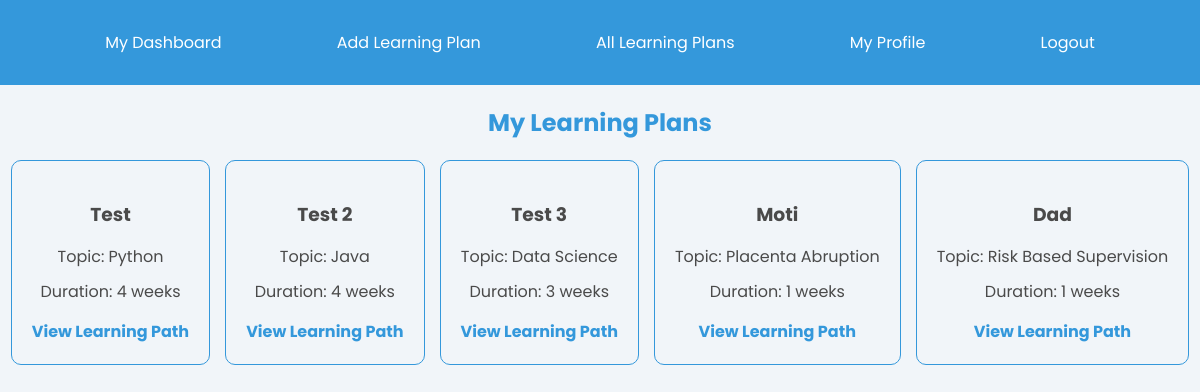
Page /learning_paths (signed in) on the committed database.
### app/models.py (models this page shows, shortened)
class LearningPath(db.Model):
    id = db.Column(db.Integer, primary_key=True)
    title = db.Column(db.String(120), nullable=False)
    topic_of_study = db.Column(db.String(120), nullable=False)
    current_skill_level = db.Column(db.Integer, nullable=False)
    target_skill_level = db.Column(db.Integer, nullable=False)
    time_frame = db.Column(db.Integer, nullable=False)
    user_id = db.Column(db.Integer, db.ForeignKey('user.id'), nullable=False)
    contents = db.Column(db.Text, nullable=False)

### app/routes.py (the view)
@main.route('/learning_paths')
@login_required
def learning_paths():
    paths = LearningPath.query.filter_by(user_id=current_user.id).all()
    return render_template('learning_paths.html', paths=paths)

### app/models.py (called while the page is built)
@login_manager.user_loader
def load_user(id):
    return User.query.get(int(id))

### app/templates/learning_paths.html (shortened to what this page needs)
{% extends 'base.html' %}
{% block content %}
    <h2 class="content-heading">My Learning Plans</h2>
    <ul class="learning-paths">
    {% for path in paths %}
        <li class="learning-path-item">
            <h3>{{ path.title }}</h3>
            <p>Topic: {{ path.topic_of_study }}</p>
            <p>Duration: {{ path.time_frame }} weeks</p>
            <a href="{{ url_for('main.view_learning_path', path_id=path.id) }}">View Learning Path</a>
        </li>
    {% endfor %}
    </ul>
{% endblock %}

### app/templates/base.html (shortened to what this page needs)
<!DOCTYPE html>
<html>
<head>
</head>
<body>
    <nav class="container">
        <div class="nav">
            <a href="{{ url_for('main.dashboard') }}">My Dashboard</a>
            {% if current_user.is_authenticated %}
                <a href="{{ url_for('main.create_learning_path') }}">Add Learning Plan</a>
                <a href="{{ url_for('main.learning_paths') }}">All Learning Plans</a>
                <a href="{{ url_for('main.profile') }}">My Profile</a>
                <a href="{{ url_for('main.logout') }}">Logout</a>
            {% else %}
                <a href="{{ url_for('main.register') }}">Register</a>
                <a href="{{ url_for('main.login') }}">Log In</a>
            {% endif %}
        </div>
    </nav>
    <div class="container content">
        {% block content %}
        {% endblock %}
    </div>
</body>
</html>

### app/templates/base.html (style rules this page uses)
body { font-family: 'Poppins', sans-serif; background-color: #f1f5f9; color: #4a4a4a; margin: 0; padding: 0; display: flex; flex-direction: column; align-items: center; }
.container { width: 100%; }
nav { display: flex; justify-content: center; align-items: center; padding: 20px 0; background-color: #3498db; color: #fff; }
.nav { display: flex; justify-content: space-evenly; width: 100%; }
nav a { color: #fff; text-decoration: none; padding: 10px; border-radius: 5px; transition: background-color 0.3s; }
.content { margin-bottom: 40px; }

### app/templates/learning_paths.html (style rules this page uses)
.content-heading { text-align: center; color: #3498db; margin-top: 20px; }
.learning-paths { display: flex; flex-wrap: wrap; justify-content: center; gap: 15px; margin: 20px 0; padding: 0; list-style-type: none; }
.learning-path-item { display: flex; flex-direction: column; align-items: center; border: 1px solid #3498db; border-radius: 10px; padding: 20px; text-align: center; background-color: #f1f5f9; transition: transform 0.3s; max-width: 300px; }
.learning-path-item h3 { margin-bottom: 10px; }
.learning-path-item p { margin: 5px 0; }
.learning-path-item a { color: #3498db; text-decoration: none; font-weight: bold; margin-top: 10px; }

### rows in the picture
LearningPath: title "Test", topic_of_study "Python", time_frame "4"
LearningPath: title "Test 2", topic_of_study "Java", time_frame "4"
LearningPath: title "Test 3", topic_of_study "Data Science", time_frame "3"
LearningPath: title "Moti", topic_of_study "Placenta Abruption", time_frame "1"
LearningPath: title "Dad", topic_of_study "Risk Based Supervision", time_frame "1"
